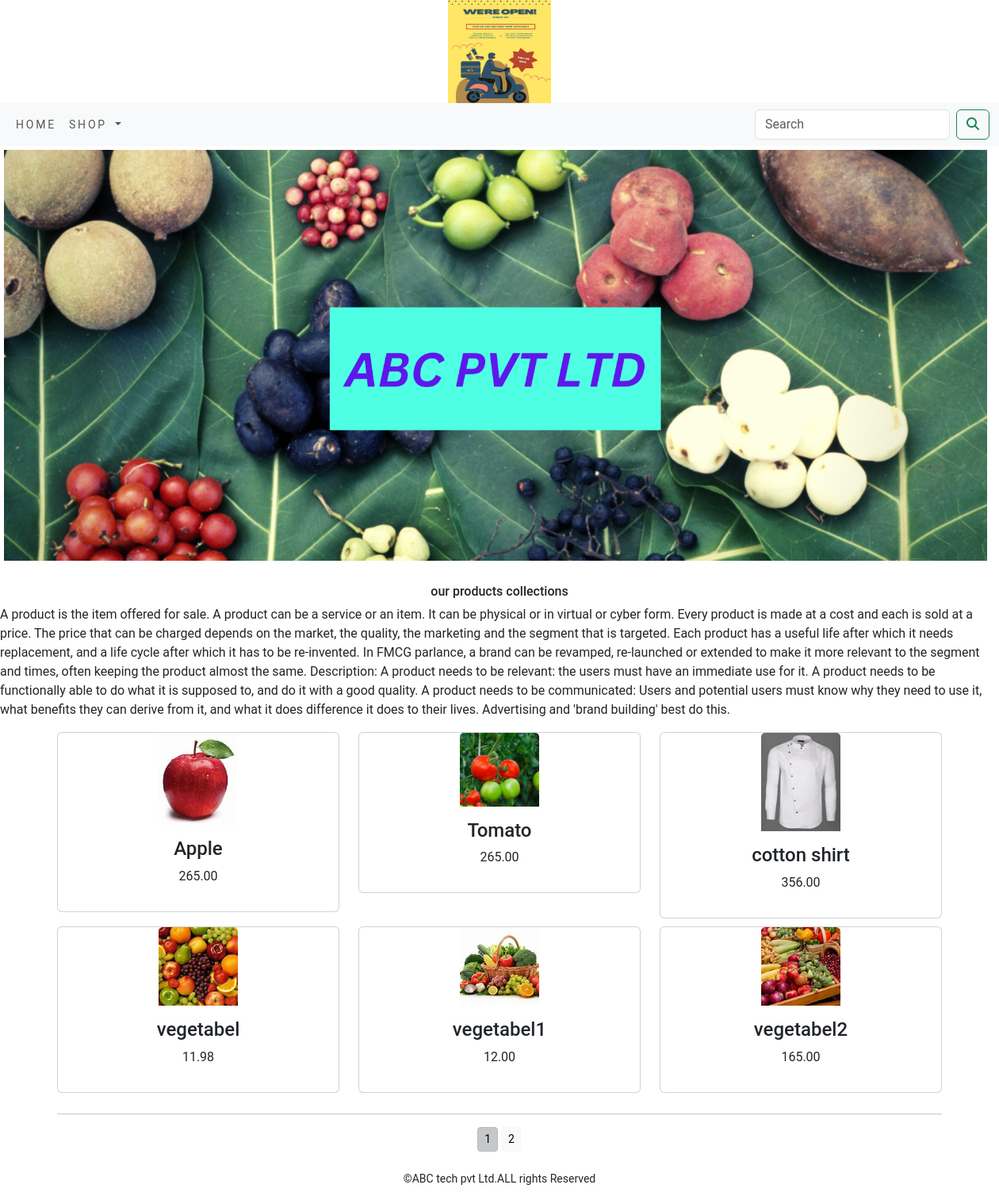
The app's page /shop/ with its own data.
### shop/models.py (models this page shows, shortened)
class Product(models.Model):
    name = models.CharField(max_length=250, unique=True)
    slug = models.SlugField(max_length=250, unique=True)
    description = models.TextField(blank=True)
    price = models.DecimalField(max_digits=10, decimal_places=2)
    category = models.ForeignKey(Category, on_delete=models.CASCADE)
    image = models.ImageField(upload_to='product', blank=True)
    stock = models.IntegerField()
    available = models.BooleanField(default=True)
    created = models.DateTimeField(auto_now_add=True)
    update = models.DateTimeField(auto_now=True)
    def get_url(self):
        return reverse('shop:prodCatdetail',args=[self.category.slug,self.slug])
    class Meta:
        ordering = ('name',)
        verbose_name = 'product'
        verbose_name_plural = 'product'

### shop/views.py (the view)
# urls.py: path('', views.allProdCat, name='allProdCat'),
def allProdCat(request, c_slug=None):
    global paginator
    c_page = None
    products_list = None
    if c_slug != None:
        c_page = get_object_or_404(Category, slug=c_slug)
        products_list = Product.objects.all().filter(category=c_page, available=True)
    else:
        products_list = Product.objects.all().filter(available=True)
        paginator = Paginator(products_list, 6)
    try:
        page = int(request.GET.get('page', '1'))
    except:
        page = 1
    try:
        products = paginator.page(page)
    except (EmptyPage, InvalidPage):
        products = paginator.page(paginator.num_pages)
    return render(request, "category.html", {'category': c_page, 'products': products})

### cart/context_processors.py (called while the page is built)
def counter(request):
    item_count = 0
    if 'admin' in request.path:
        return {}
    else:
        try:
            cart = Cart.objects.filter(cart_id=_cart_id(request))
            cart_items = CartItem.objects.all().filter(cart=cart[:1])
            for cart_item in cart_items:
                item_count += cart_item.quantity
        except Cart.DoesNotExist:
            item_count = 0
    return dict(item_count=item_count)

### cart/views.py (called while the page is built)
def _cart_id(request):
    cart = request.session.session_key
    if not cart:
        cart = request.session.create()
    return cart

### shop/context_processors.py (called while the page is built)
def menu_links(request):
    links = Category.objects.all()
    return dict(links=links)

### shop/models.py (called while the page is built)
    def get_url(self):
        return reverse('shop:products_by_category', args=[self.slug])

### templates/category.html (shortened to what this page needs)
{% extends 'base.html' %}
{% load static %}
{% block content %}
<div class="mx_auto">
    {% if category %}
       <img class="mx_image" src="{{category.image.url}}" alt="{{category.name}}">
</div>
    <br>
<div>
       <h1 class="text-center my_title">{{category.name}}</h1>
       <p class="text-justify">{{category.description}}</p>
</div>
    {% else %}
<div>
<img class="my_image_ my_image_padding" src="{% static 'img/banner.png' %}" alt="our products" width="1250px;">
</div>
<br>
<div>
        <h1 class="text-center my_title">our products collections</h1>
        <p class="text-justify">A product is the item offered for sale. A product can be a service or an item. It can be physical or in virtual or cyber form. Every product is made at a cost and each is sold at a price. The price that can be charged depends on the market, the quality, the marketing and the segment that is targeted. Each product has a useful life after which it needs replacement, and a life cycle after which it has to be re-invented. In FMCG parlance, a brand can be revamped, re-launched or extended to make it more relevant to the segment and times, often keeping the product almost the same.
Description: A product needs to be relevant: the users must have an immediate use for it. A product needs to be functionally able to do what it is supposed to, and do it with a good quality.
A product needs to be communicated: Users and potential users must know why they need to use it, what benefits they can derive from it, and what it does difference it does to their lives. Advertising and 'brand building' best do this.</p>
</div>
    {% endif %}
<div class="container">
    <div class="row mx_auto">
        {% for product in products.object_list %}
        <div class="my_bottom_margin col-9 col-sm-12 col-md-4 col-lg-4">
            <div class="card text-center" style="min-width:18rem;">
                {% if product.image %}
                <a href="{{product.get_url}}"><img class="card-img-top my_image" src="{{product.image.url}}" alt="{{product.name}}"> </a>
                {% endif %}
            <div class="card-body">
                <h4>{{product.name}}</h4>
                <p>{{product.price}}</p>
            </div>
            </div>
        </div>
        {% endfor %}
    </div>
    <div class="mx-auto">
        {% if products.paginator.num_pages > 1 %}
        <hr>
        <div class="text-center">
            {% for pg in products.paginator.page_range %}
                <a href="?page={{pg}}" class="btn btn-light btn-sm {% if products.number == pg %} active {% endif %}">{{pg}}</a>
            {% endfor %}
        </div>
        {% endif %}
    </div>
    <br>
</div>
{% endblock %}

### templates/base.html (shortened to what this page needs)
{% load static %}
<!DOCTYPE html>
<html lang="en">
<head>
        <link href="https://cdn.jsdelivr.net/npm/bootstrap@5.3.0-alpha1/dist/css/bootstrap.min.css" rel="stylesheet">
        <link rel="stylesheet" href="{% static 'css/custom.css' %}">
</head>
<body>
<div>
{% include 'header.html' %}
{% include 'nav.html' %}
{% block content %}
{% endblock %}
</div>
{% include 'footer.html' %}
</body>
</html>

### templates/header.html
{% load static %}
<header>
    <center>
    <a href="{% url 'shop:allProdCat' %}"></a> <img src="{% static 'img/logo.png' %}" alt="log image" width="130px;" height="130px">
    </center>
</header>

### templates/nav.html (shortened to what this page needs)
<nav class="navbar navbar-expand-lg bg-body-tertiary">
  <div class="container-fluid">
    <div class="collapse navbar-collapse" id="navbarSupportedContent">
      <ul class="navbar-nav me-auto mb-2 mb-lg-0">
        <li class="nav-item">
            <a class="nav-link" href="#">Home</a>
        </li>
        <li class="nav-item dropdown {% if 'shop' in request.path %} active {% endif %}">
          <a class="nav-link dropdown-toggle" id="navbarDropdown" href="#" role="button" data-bs-toggle="dropdown" aria-expanded="false">
             Shop
          </a>
        </li>
      </ul>
      <form class="d-flex" action="{% url 'search_app:SearchResult'%}" method="get">
        <input class="form-control me-2" type="search" placeholder="Search" name="q" aria-label="Search">
        <button class="btn btn-outline-success" type="submit"><i class="fa fa-search" ></i></button>
      </form>
    </div>
  </div>
</nav>

### templates/footer.html
<div class="footer navbar-fixed-bottom my_footer">
  <p class="text-center">&copy;ABC tech pvt Ltd.ALL rights Reserved</p>
</div>

### static/css/custom.css (style rules this page uses)
body { font-family:'Roboto',sans-serif; }
.nav-item { letter-spacing:.2em; font-size :14px; text-transform:uppercase; }
.my_footer { background-color:#f8f9fa height:60px; }
.my_footer p { padding-tpp:20px; font-size:14px; }
.my_image { width:28%; height:auto; }
.my_title { font-size:16px; text_transform:uppercase; }
.my_image_padding { padding:5px; }
.my_bottom_margin { margin-bottom:10px }
.card-body h4 { font-size:14px text-transform:uppercase; }

### records on screen
Product: image (picture), name "Apple", price "265.00"
Product: image (picture), name "Tomato", price "265.00"
Product: image (picture), name "cotton shirt", price "356.00"
Product: image (picture), name "vegetabel", price "11.98"
Product: image (picture), name "vegetabel1", price "12.00"
Product: image (picture), name "vegetabel2", price "165.00"

### other values on screen
{{ pg }} "1" "2"
